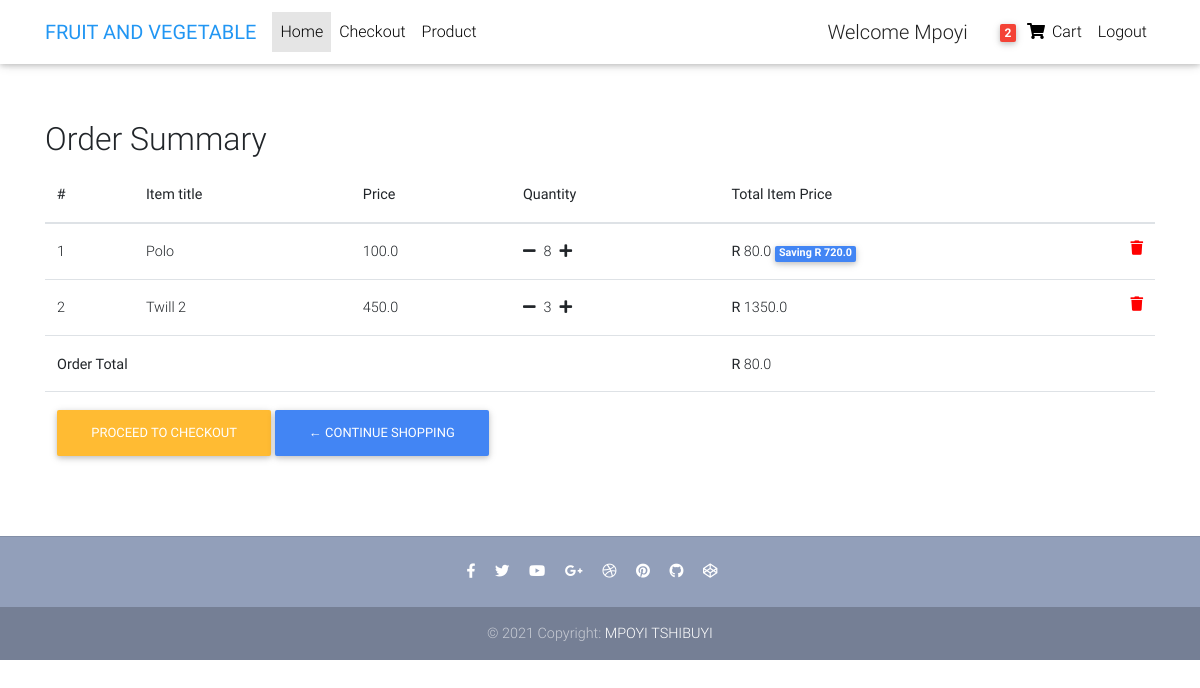
/order-summary-view/ (signed in), run on the app's committed database.
### shop/models.py (models this page shows, shortened)
class Order(models.Model):
    user            = models.ForeignKey(settings.AUTH_USER_MODEL, on_delete=models.CASCADE)
    ordered         = models.BooleanField(default=False)
    items           = models.ManyToManyField(OrderItem)
    start_date      = models.DateTimeField(auto_now_add=True)
    ordered_date    = models.DateTimeField()
    billing_address    = models.ForeignKey('BillingAddress', on_delete=models.SET_NULL, blank=True, null=True)
    payment    = models.ForeignKey('Payment', on_delete=models.SET_NULL, blank=True, null=True)
    def get_total(self):
        total = 0
        for order_item in self.items.all():
            total += order_item.get_final_price()
            return total

class OrderItem(models.Model):
    user            = models.ForeignKey(settings.AUTH_USER_MODEL, on_delete=models.CASCADE)
    ordered         = models.BooleanField(default=False)
    item            = models.ForeignKey(Item,  on_delete=models.CASCADE)
    quantity        = models.IntegerField(default=1)
    def get_total_item_price(self):
        return self.quantity * self.item.price
    def get_total_discount_item_price(self):
        return self.quantity * self.item.discount_price
    def get_amount_saved(self):
        return self.get_total_item_price() - self.get_total_discount_item_price()
    def get_final_price(self):
        if self.item.discount_price:
            return self.get_total_discount_item_price()
        return self.get_total_item_price()

class Item(models.Model):
    title           = models.CharField(max_length=100)
    price           = models.FloatField()
    discount_price  = models.FloatField(blank=True, null=True)
    category        = models.CharField(choices=CATEGORY_CHOICES, max_length=2)
    label           = models.CharField(choices=CATEGORY_CHOICES, max_length=2)
    slug            = models.SlugField()
    image           = models.ImageField(upload_to='photo/')
    description     = models.TextField()

### shop/views.py (the view)
# urls.py: path('order-summary-view/',             OrderSummaryView.as_view(),     name="order-summary-view"),
class OrderSummaryView(LoginRequiredMixin, View):
    def get(self, *args, **kwargs):
        try:
            order = Order.objects.get(user=self.request.user, ordered=False)
            context = { 'object': order }
            template_name ='shop/order_summary.html'
            return render(self.request,  template_name  , context)
        except ObjectDoesNotExist:
            messages.error(self.request, "You do not have an active order")
            return redirect("/")

### shop/templatetags/cart_template_tags.py (called while the page is built)
@register.filter
def cart_item_count(user):
    if user.is_authenticated:
        qs = Order.objects.filter(user=user, ordered=False)
        if qs.exists():
            return qs[0].items.count()
    return 0

### templates/shop/order_summary.html (shortened to what this page needs)
{% extends  'base.html' %}
{% load static %}
{% block content %}
<main>
    <div class="container my-5">
        <div class="table-responsive text-nowrap">
            <h2>Order Summary</h2>
            <table class="table">
                <thead>
                    <tr>
                        <th scope="col">#</th>
                        <th scope="col">Item title</th>
                        <th scope="col">Price</th>
                        <th scope="col">Quantity</th>
                        <th scope="col">Total Item Price</th>
                    </tr>
                </thead>
                <tbody>
                    {% for order_item  in object.items.all %}
                    <tr>
                        <td scope="row">{{ forloop.counter }}</td>
                        <td>{{ order_item.item.title }}</td>
                        <td>{{ order_item.item.price }}</td>
                        <td><a href="{% url 'shop:remove-item-from-cart' order_item.item.slug %}"><i class="fas fa-minus mr-2"></i></a>{{ order_item.quantity }}<a href="{% url 'shop:add-to-cart' order_item.item.slug %}" ><i class="fas fa-plus ml-2"></i></a></td>
                        <td>
                            {% if order_item.item.discount_price %}
                                <b>R</b> {{ order_item.get_total_discount_item_price }}
                                <span class="badge badge-primary"> Saving <b>R</b> {{ order_item.get_amount_saved }}</span>
                            {% else %}
                            <b>R</b> {{ order_item.get_total_item_price }}
                            {% endif %}
                            <a href="{% url 'shop:remove-from-cart' order_item.item.slug %}">
                                <i style="color: red" class="fas fa-trash float-right "> </i>
                            </a>
                        </td>
                    </tr>
                    {% endfor %}
                    {% if object.get_total %}
                    <tr>
                        <td colspan="4"><b>Order Total</b></td>
                        <td><b>R</b> {{ object.get_total }}</td>
                    </tr>
                    <tr>
                        <td colspan="5">
                            <a  href="/checkout/" class="btn btn-warning ">Proceed to checkout </a>
                            <a  href="/" class="btn btn-primary ">&#x2190; Continue shopping </a>
                        </td>
                    </tr>
                    {% endif %}
                </tbody>
            </table>
        </div>
    </div>
</main>
{% endblock content %}

### templates/navbar.html (shortened to what this page needs)
{% load static %}
{% load cart_template_tags %}
<nav class="navbar fixed-top navbar-expand-lg navbar-light white scrolling-navbar">
    <div class="container">
    <a class="navbar-brand waves-effect" href="https://mdbootstrap.com/docs/jquery/" target="_blank">
        <strong class="blue-text">FRUIT AND VEGETABLE</strong>
    </a>
    <div class="collapse navbar-collapse" id="navbarSupportedContent">
        <ul class="navbar-nav mr-auto">
        <li class="nav-item active">
            <a class="nav-link waves-effect" href="{% url 'shop:home-view'   %}">Home
            </a>
        </li>
        <li class="nav-item">
            <a class="nav-link waves-effect" href="{% url 'shop:checkout'   %}" target="_blank">
            Checkout</a>
        </li>
        <li class="nav-item">
            <a class="nav-link waves-effect" href="" target="_blank">
            Product</a>
        </li>
        </ul>
        <ul class="navbar-nav nav-flex-icons">
            {% if request.user.is_authenticated %}
            <h5 class="text-dark pt-2 pr-4 "> Welcome {{user.username}}</h5>
            <li class="nav-item">
                <a href="{% url 'shop:order-summary-view' %}" class="nav-link waves-effect">
                    <span class="badge red z-depth-1 mr-1"> {{ request.user|cart_item_count }} </span>
                    <i class="fas fa-shopping-cart"></i>
                    <span class="clearfix d-none d-sm-inline-block"> Cart </span>
                </a>
            </li>
            <li class="nav-item">
                <a class="nav-link waves-effect" href="{% url 'account_logout' %}">
                    <span class="clearfix d-sm-inline-block"> Logout </span>
                </a>
            </li>
            {% endif %}
        </ul>
    </div>
    </div>
</nav>

### templates/base.html (style rules this page uses)
html, body, header, .carousel { height: 60vh; }

### data on the page
OrderItem: item "Polo", item.price "100.0", quantity "8", get_total_discount_item_price "80.0", get_amount_saved "720.0"
OrderItem: item "Twill 2", item.price "450.0", quantity "3", get_total_item_price "1350.0"
Order: get_total "80.0"

### other printed values
{{ user.username }} "Mpoyi"
{{ request.user|cart_item_count }} "2"
